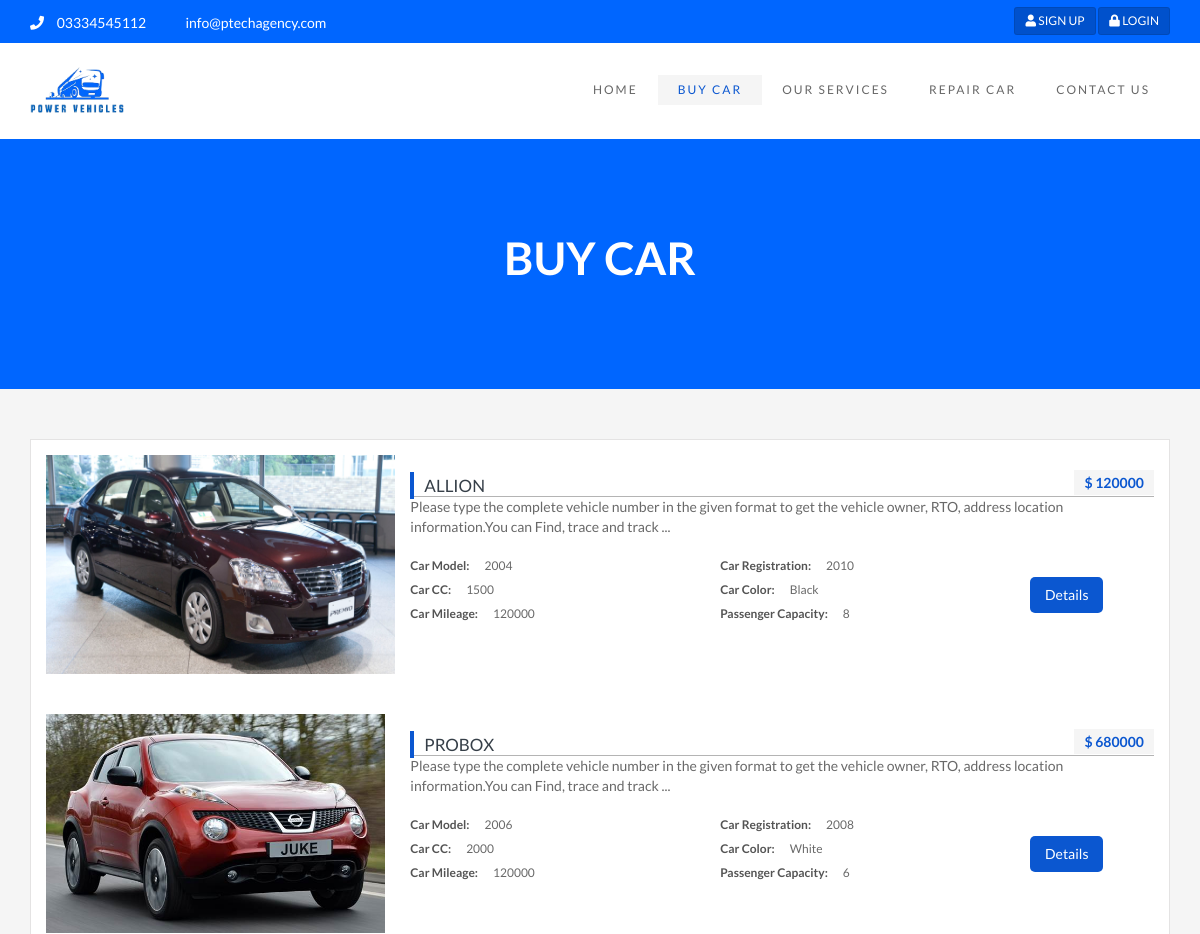
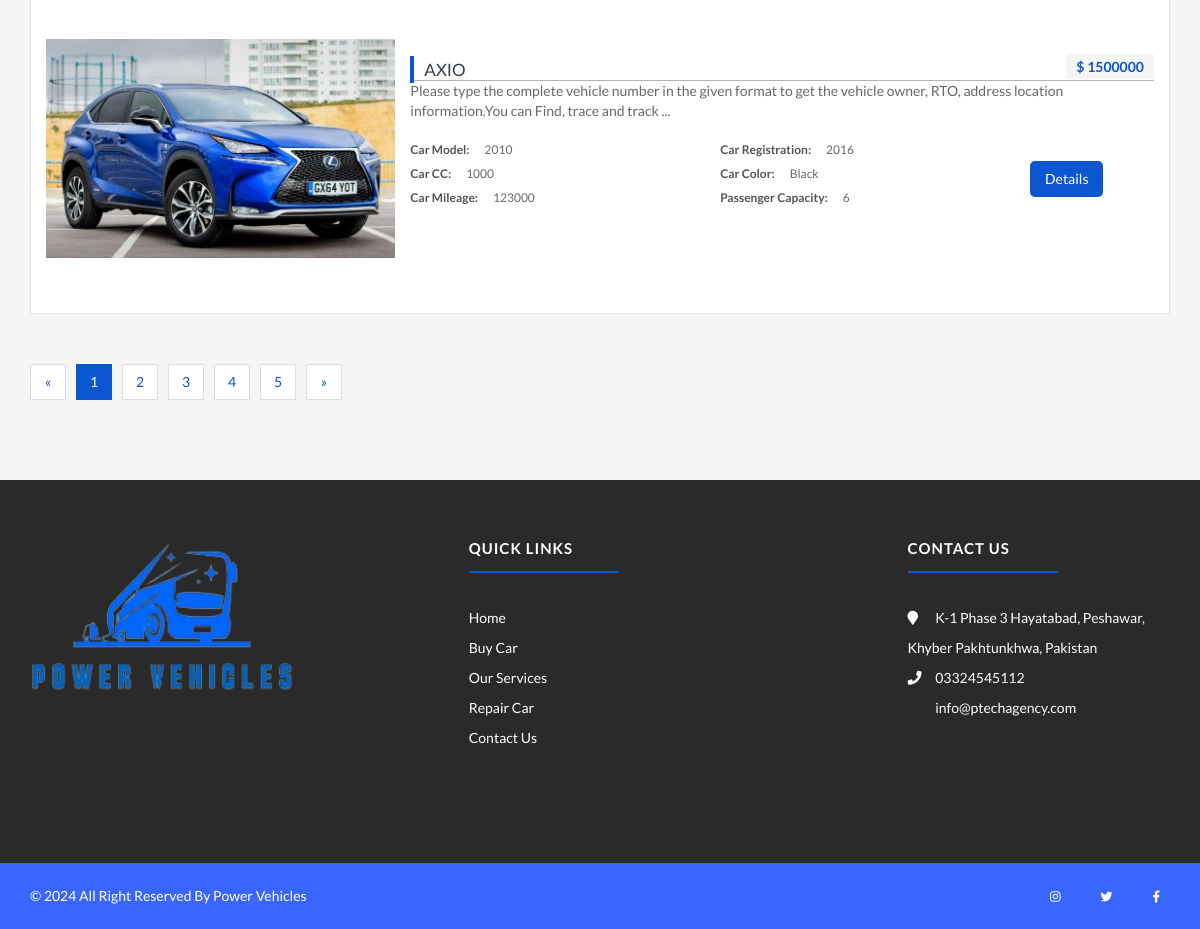
The page /mainSite/car_buy.php on the database its author committed (2 pictures, top to bottom).
### tables this page shows
CREATE TABLE `tbl_user_post` (
  `user_post_id` int(4) NOT NULL,
  `car_name` varchar(100) NOT NULL,
  `car_price` varchar(100) NOT NULL,
  `car_details` text NOT NULL,
  `car_model` varchar(100) NOT NULL,
  `car_registration` varchar(100) NOT NULL,
  `cng_status` varchar(100) NOT NULL,
  `cng_com` varchar(100) NOT NULL,
  `fuel_type` varchar(100) NOT NULL,
  `car_cc` varchar(100) NOT NULL,
  `gear` varchar(100) NOT NULL,
  `all_option` varchar(100) NOT NULL,
  `music` varchar(100) NOT NULL,
  `serial_number` varchar(100) NOT NULL,
  `engine` varchar(100) NOT NULL,
  `mileage` varchar(100) NOT NULL,
  `doors` varchar(100) NOT NULL,
  `condtion` varchar(100) NOT NULL,
  `passenger` varchar(100) NOT NULL,
  `color` varchar(100) NOT NULL,
  `others` varchar(256) NOT NULL,
  `car_image` varchar(100) NOT NULL,
  `publication_status` tinyint(1) NOT NULL
);

### class/userPost/database.php (called while the page is built, shortened)
<?php
class Database{
    public function __construct(){
        $host_name = 'localhost';
        $user_name = 'root';
        $password  = '';
        $db_name   ='berajalc_db_car_bikroy_mela';
        $this->db_connect = mysqli_connect($host_name, $user_name, $password, $db_name);
    }
}

### class/userPost/userpost.php (called while the page is built, shortened)
<?php
require_once ('database.php');
class Userpost extends Database{
    public function all_userPost_info(){
        $query = "SELECT * FROM tbl_user_post WHERE publication_status = 1";
        if(mysqli_query($this->db_connect, $query)){
            $query_result = mysqli_query($this->db_connect, $query);
            return $query_result;
        }else{
            die("Query Problem! ".mysqli_error($this->db_connect));
        }
    }
}

### mainSite/car_buy.php (the view, shortened to what this page needs)
<?php
require_once ('../class/userPost/userpost.php');
$obj_userPost = new Userpost();
$result = $obj_userPost->all_userPost_info();
?>
<!DOCTYPE html>
<html lang="en">
<head>
    <link rel="stylesheet" type="text/css" href="css/bootstrap.min.css">
    <link rel="stylesheet" type="text/css" href="css/animate.min.css">
    <link rel="stylesheet" type="text/css" href="css/slider.css">
    <link rel="stylesheet" type="text/css" href="css/font-awesome-4.5.0/css/font-awesome.min.css">
    <link rel="stylesheet" type="text/css" href="css/style.css">
 <link rel="stylesheet" href="https://cdnjs.cloudflare.com/ajax/libs/font-awesome/5.15.4/css/all.min.css">
    <link href="css/ie10-viewport-bug-workaround.css" rel="stylesheet">
</head>
<body>
<header class="top-header  hidden-xs">
        <div class="container">
            <div class="row">
                <div class="col-xs-12 col-sm-6 col-md-6 col-lg-6">
                    <ul class="list-inline">
                        <li>
                            <a href="tel:03334545112">
                                <i class="fa fa-phone pr-5 pl-10"></i>
                                03334545112
                            </a>
                        </li>
                        <li>
                            <a href="mailto:info@ptechagency.com">
                                <i class="fa fa-envelope-o pr-5 pl-10"></i>
                                info@ptechagency.com
                            </a>
                        </li>
                    </ul>
                </div>
                <div class="col-xs-12 col-sm-6 col-md-6 col-lg-6">
                    <div class="top-buttons">
                        <a href="mainSite/signup.php" class="btn btn-grey btn-sm text-uppercase">
                            <i class="fa fa-user pr-10"></i> Sign Up
                        </a>
                        <a href="mainSite/login.php" class="btn btn-grey btn-sm text-uppercase">
                            <i class="fa fa-lock pr-10"></i> Login
                        </a>
                    </div>
                </div>
            </div>
        </div>
    </header>
<div class="main-header">
    <div class="container">
        <nav class="navbar navbar-default">
            <div class="navbar-header">
                <a class="navbar-brand-logo" href="../index.php">
                    <img src="img/png/mainlogo.png" alt="CAR HOUSE">
                </a>
            </div>
            <div class="collapse navbar-collapse" id="bs-example-navbar-collapse-1">
                <ul class="nav navbar-nav navbar-right">
                    <li><a href="../index.php">Home</a></li>
                    <li><a href="car_buy.php" class="active">Buy Car</a></li>
                    <li><a href="about.php">Our Services</a></li>
                    <li><a href="client-feedback.php">Repair Car</a></li>
                    <li><a href="contact.php">Contact Us</a></li>
                </ul>
            </div>
        </nav>
    </div>
</div>
<div class="page-banner">
    <div class="container">
        <div class="row">
            <div class="col-md-6 col-md-offset-3">
                <div class="breadcrumb-area">
                    <h2>BUY CAR</h2>
                </div>
            </div>
        </div>
    </div>
</div>
<div class="car-list content-area">
    <div class="container">
        <div class="row">
            <div class="col-lg-12 col-md-8 col-sm-12 col-xs-12">
                <div class="list-car-box">
                    <?php foreach ($result as $all_result){ ?>
                        <div class="row">
                            <div class="col-lg-4 col-md-4 col-sm-4 col-xs-12 list-car-pic clearfix">
                                <img src="assets/image/<?php echo $all_result['car_image'];?>" alt="vencer_sarthe_supercar" class="img-responsive">
                            </div>
                            <div class="col-lg-8 col-md-8 col-sm-8 col-xs-12 car-content clearfix">
                                <div class="header b-items-cars-one-info-header  s-lineDownLeft">
                                    <h3>
                                        <a href="car_details.php"><?php echo $all_result['car_name'];?></a>
                                        <span>$ <?php echo $all_result['car_price']?></span>
                                    </h3>
                                </div>
                                <p><?php echo substr($all_result['car_details'],0,150)." ...";?></p>
                                <div class="item">
                                    <div class="col-md-5 col-sm-5 col-xs-12 col-pad">
                                        <p>
                                            <span>Car Model:</span> <?php echo $all_result['car_model']?>
                                        </p>
                                        <p>
                                            <span>Car CC:</span><?php echo $all_result['car_cc']?>
                                        </p>
                                        <p>
                                            <span>Car Mileage:</span><?php echo $all_result['mileage']?>
                                        </p>
                                    </div>
                                    <div class="col-md-5 col-sm-5 col-xs-12 col-pad">
                                        <p>
                                            <span>Car Registration:</span><?php echo $all_result['car_registration']?>
                                        </p>
                                        <p>
                                            <span>Car Color:</span><?php echo $all_result['color']?>
                                        </p>
                                        <p>
                                            <span>Passenger Capacity:</span><?php echo $all_result['passenger']?>
                                        </p>
                                    </div>
                                    <div class="col-md-2 col-sm-2 col-xs-12 col-pad">
                                        <br>
                                        <a href="car_details.php?id=<?php echo $all_result['user_post_id'] ?>" class="btn details-button">Details</a>
                                    </div>
                                </div>
                            </div>
                        </div>
                    <?php echo "<br><br>"; } ?>
                </div>
                <nav aria-label="Page navigation">
                    <ul class="pagination">
                        <li>
                            <a href="#" aria-label="Previous">
                                <span aria-hidden="true">&laquo;</span>
                            </a>
                        </li>
                        <li class="active"><a href="#">1 <span class="sr-only">(current)</span></a></li>
                        <li><a href="#">2</a></li>
                        <li><a href="#">3</a></li>
                        <li><a href="#">4</a></li>
                        <li><a href="#">5</a></li>
                        <li>
                            <a href="#" aria-label="Next">
                                <span aria-hidden="true">&raquo;</span>
                            </a>
                        </li>
                    </ul>
                </nav>
            </div>
        </div>
    </div>
</div>
<footer class="main-footer">
    <div class="container">
        <div class="footer-row">
            <div class="col-lg-3 col-md-3 col-sm-6 col-xs-12 footer-item">
                <div class="footer-item-content">
                    <a href="index.php">
                        <img src="./img/png/mainlogo.png" alt="logo" style="width: 100%; height: 100%;">
                    </a>
                    <br><br>
                </div>
            </div>
            <div class="col-lg-3 col-md-3 col-sm-6 col-xs-12 footer-item">
                <div class="footer-item-content">
                    <h2>Quick Links</h2>
                    <div class="line-dec"></div>
                    <ul>
                        <li>
                            <a href="#">Home</a>
                        </li>
                        <li>
                            <a href="#">Buy Car</a>
                        </li>
                        <li>
                            <a href="#">Our Services</a>
                        </li>
                        <li>
                            <a href="#">Repair Car</a>
                        </li>
                        <li>
                            <a href="#">Contact Us</a>
                        </li>
                    </ul>
                </div>
            </div>
            <div class="col-lg-3 col-md-3 col-sm-6 col-xs-12 footer-item">
                <div class="footer-item-content">
                    <h2>Contact us</h2>
                    <div class="line-dec"></div>
                    <ul>
                        <li>
                            <a href="#" style="pointer-events: none;">
                                <i class="fa fa-map-marker"></i>
                                K-1 Phase 3 Hayatabad, Peshawar, Khyber Pakhtunkhwa, Pakistan
                            </a>
                        </li>
                        <li>
                            <a href="tel:03324545112">
                                <i class="fa fa-phone"></i> 03324545112
                            </a>
                        </li>
                        <li>
                            <a href="mailto:info@ptechagency.com">
                                <i class="fa fa-envelope-o"></i> info@ptechagency.com
                            </a>
                        </li>
                    </ul>
                </div>
            </div>
        </div>
    </div>
</footer>
    <div class="sub-footer">
        <div class="container">
            <div class="row">
                <div class="col-md-6 col-sm-6">
                    <p>&copy; <?php echo date('Y') ?> All Right Reserved By Power Vehicles </p>
                </div>
                <div class="col-md-6 col-sm-6 hidden-xs ">
                    <ul>
                        <li>
                        <a href="#" class="icon"><i class="fab fa-facebook-f"></i></a>
                        </li>
                        <li>
                        <a href="#" class="icon"><i class="fab fa-twitter"></i></a>
                        </li>
                        <li>
                        <a href="#" class="icon"><i class="fab fa-instagram"></i></a>
                        </li>
                    </ul>
                </div>
            </div>
        </div>
    </div>
</body>
</html>

### rows shown on the page
tbl_user_post: car_image (picture), car_name "ALLION", car_price "120000", car_details "Please type the complete vehicle number in the given format to get the vehicle owner, RTO, address location information.You can Find, trace and track", car_model "2004", car_cc "1500", mileage "120000", car_registration "2010", color "Black", passenger "8"
tbl_user_post: car_image (picture), car_name "PROBOX", car_price "680000", car_details "Please type the complete vehicle number in the given format to get the vehicle owner, RTO, address location information.You can Find, trace and track", car_model "2006", car_cc "2000", mileage "120000", car_registration "2008", color "White", passenger "6"
tbl_user_post: car_image (picture), car_name "AXIO", car_price "1500000", car_details "Please type the complete vehicle number in the given format to get the vehicle owner, RTO, address location information.You can Find, trace and track", car_model "2010", car_cc "1000", mileage "123000", car_registration "2016", color "Black", passenger "6"
